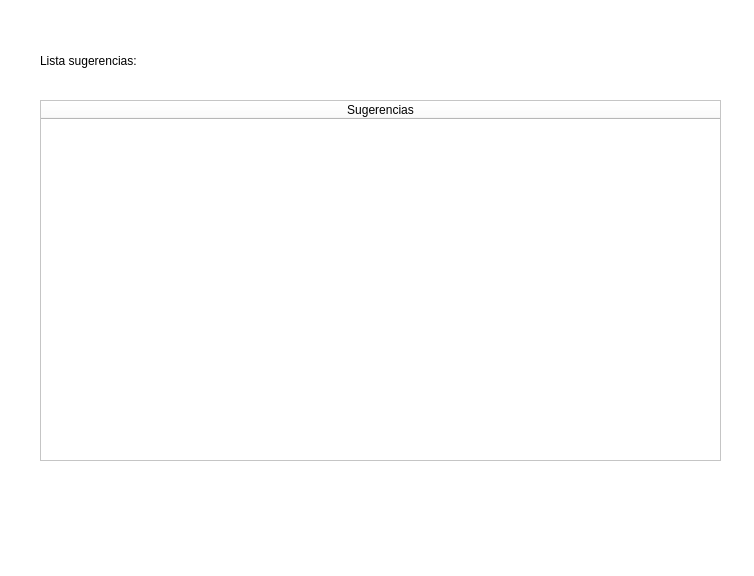
<?xml version="1.0" encoding="UTF-8"?>
<ui version="4.0">
 <class>MainWindow</class>
 <widget class="QMainWindow" name="MainWindow">
  <property name="geometry">
   <rect>
    <x>0</x>
    <y>0</y>
    <width>754</width>
    <height>576</height>
   </rect>
  </property>
  <property name="windowTitle">
   <string>MainWindow</string>
  </property>
  <property name="styleSheet">
   <string notr="true">background-color: rgb(255, 255, 255);</string>
  </property>
  <widget class="QWidget" name="centralwidget">
   <widget class="QLabel" name="label">
    <property name="geometry">
     <rect>
      <x>40</x>
      <y>40</y>
      <width>221</width>
      <height>41</height>
     </rect>
    </property>
    <property name="styleSheet">
     <string notr="true">font: 57 20pt &quot;Ubuntu&quot;;</string>
    </property>
    <property name="text">
     <string>Lista sugerencias:</string>
    </property>
   </widget>
   <widget class="QTableWidget" name="tableSuger">
    <property name="geometry">
     <rect>
      <x>40</x>
      <y>100</y>
      <width>681</width>
      <height>361</height>
     </rect>
    </property>
    <property name="editTriggers">
     <set>QAbstractItemView::NoEditTriggers</set>
    </property>
    <property name="selectionBehavior">
     <enum>QAbstractItemView::SelectRows</enum>
    </property>
    <attribute name="horizontalHeaderStretchLastSection">
     <bool>true</bool>
    </attribute>
    <column>
     <property name="text">
      <string>Sugerencias</string>
     </property>
    </column>
   </widget>
  </widget>
  <widget class="QMenuBar" name="menubar">
   <property name="geometry">
    <rect>
     <x>0</x>
     <y>0</y>
     <width>754</width>
     <height>22</height>
    </rect>
   </property>
  </widget>
  <widget class="QStatusBar" name="statusbar"/>
 </widget>
 <resources/>
 <connections/>
</ui>
